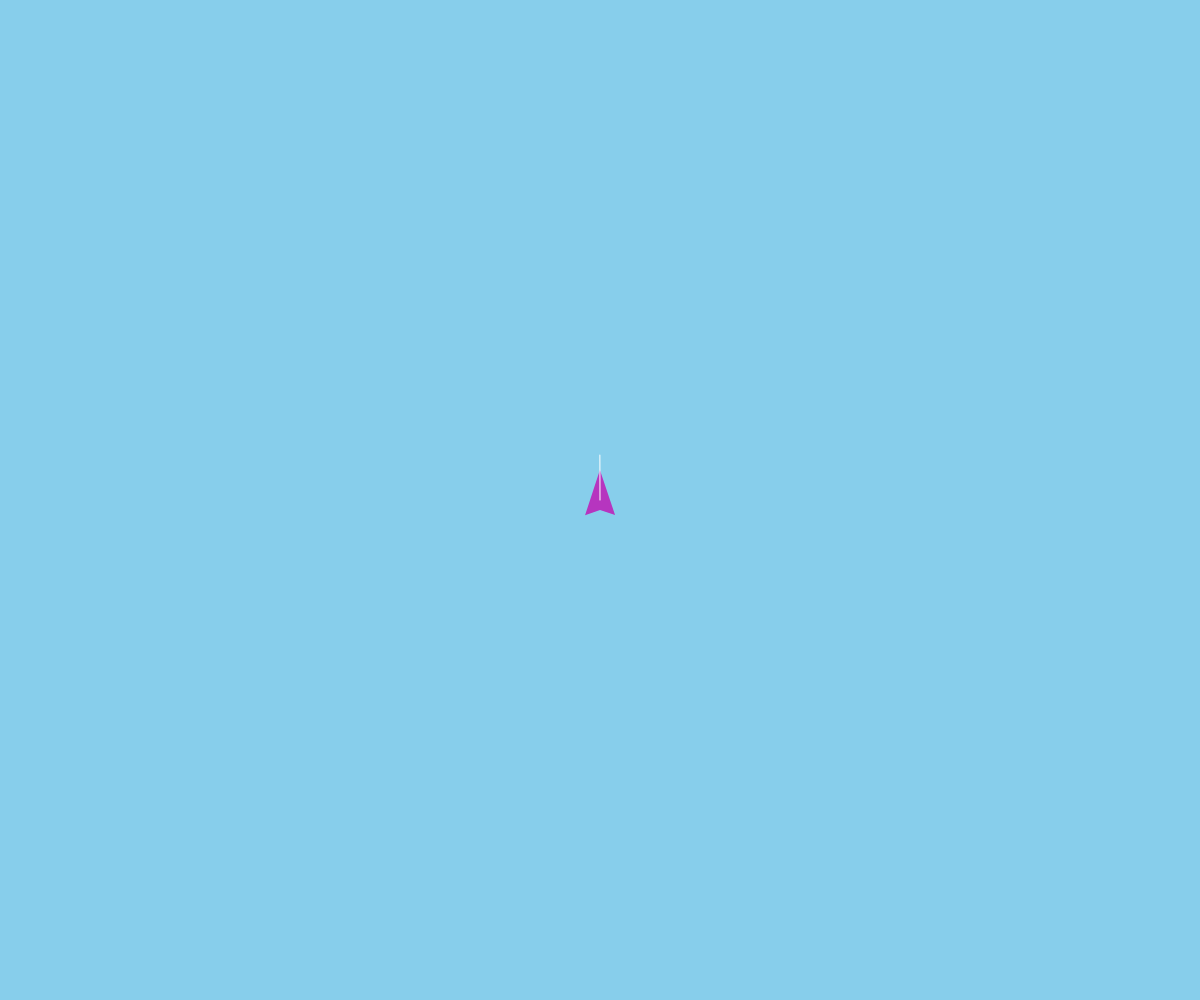
Frame 1 (no input)
Frame 60 (no input): blank canvas, image omitted
Frame 120 (the mouse pressed at the canvas centre since frame 60): blank canvas, image omitted

The p5.js sketch that drew this single still picture (run headless with seeded random() and noise() and a simulated clock; from frame 60 on, the mouse is pressed at the canvas centre):

// p5.js sketch
// ── sketch.js
let kite;
let windForce;
let mouseFollow;

function setup() {
  createCanvas(windowWidth, windowHeight);
  kite = new Kite(width / 2, height / 2);
  windForce = createVector(0, 0);
  mouseFollow = false;
}

function draw() {
  background(135, 206, 235); // Sky blue background

  // Simulate wind gusts
  windForce.x = sin(frameCount * 0.01) * 0.2;
  windForce.y = cos(frameCount * 0.015) * 0.1;

  if (mouseFollow) {
    kite.follow(mouseX, mouseY);
  }

  kite.applyWind(windForce);
  kite.update();
  kite.display();
}

function mousePressed() {
  // Start following mouse
  mouseFollow = true;
  kite.reset();
}

function mouseReleased() {
  mouseFollow = false;
}

class Kite {
  constructor(x, y) {
    this.position = createVector(x, y);
    this.velocity = createVector(0, 0);
    this.acceleration = createVector(0, 0);
    this.angle = 0;
    this.angularVelocity = 0;
    this.size = 30;
    this.color = color(random(255), random(255), random(255));
  }

  applyWind(wind) {
    this.acceleration.add(wind);
  }

  follow(x, y) {
    let target = createVector(x, y);
    let desired = p5.Vector.sub(target, this.position);
    desired.normalize();
    desired.mult(0.5);
    this.acceleration.add(desired);
  }

  update() {
    this.velocity.add(this.acceleration);
    this.position.add(this.velocity);
    this.acceleration.mult(0);

    // Add some rotation for fluttering effect
    this.angularVelocity += random(-0.01, 0.01);
    this.angle += this.angularVelocity;
    this.angularVelocity *= 0.9; // Damping

    // Boundary checks
    if (this.position.x < 0) this.position.x = width;
    if (this.position.x > width) this.position.x = 0;
    if (this.position.y < 0) this.position.y = height;
    if (this.position.y > height) this.position.y = 0;
  }

  display() {
    push();
    translate(this.position.x, this.position.y);
    rotate(this.angle);

    // Draw kite body
    fill(this.color);
    noStroke();
    beginShape();
    vertex(0, -this.size);
    vertex(-this.size/2, this.size/2);
    vertex(0, this.size/3);
    vertex(this.size/2, this.size/2);
    endShape(CLOSE);

    // Draw kite string
    stroke(255);
    strokeWeight(1);
    line(0, 0, 0, -this.size * 1.5);

    pop();
  }

  reset() {
    this.velocity.mult(0);
    this.acceleration.mult(0);
    this.angularVelocity = 0;
  }
}

function windowResized() {
  resizeCanvas(windowWidth, windowHeight);
}
